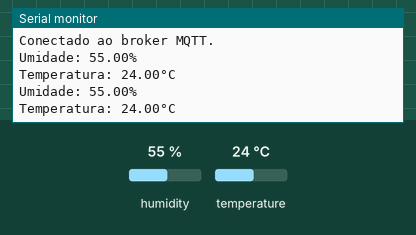
Simulated run of this sketch. Board: ESP32. On the bench: the last lines printed to the serial monitor. The test bench sets the inputs (shaded band); at power-on: humidity 55 %, temperature 24 °C. WiFi joins after 1.5 s; servers stay silent unless stated; no MQTT or app messages arrive unless stated.

Above: at 2.7 s.
2.8 s: humidity set to 22 %
At 4.1 s:
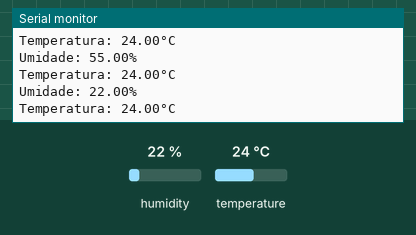
5.5 s: temperature set to 12 °C
At 7.3 s:
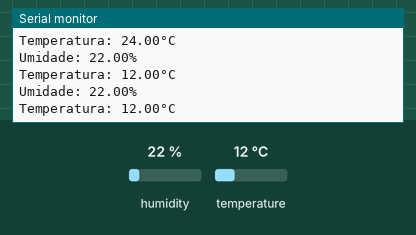
8.2 s: humidity set to 40 %
At 10.2 s:
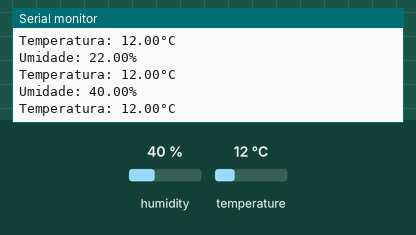
Timing chart, 0 to 11.7 s (numbered marks = the images above; inputs shaded):
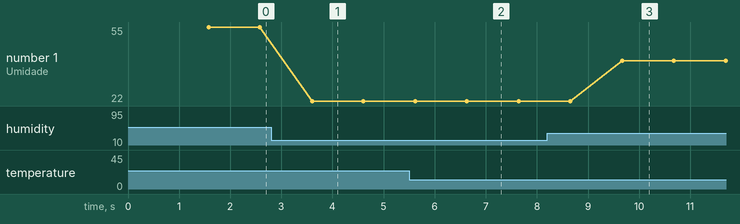

The sketch:

sensor.ino
```cpp
#include "DHT.h"
#include "WiFi.h"
#include "PubSubClient.h"

#define DHTPIN 23
#define DHTTYPE DHT11

// Configuração do DHT
DHT dht(DHTPIN, DHTTYPE);

// Configuração do WiFi e MQTT
WiFiClient wifiClient;
PubSubClient mqttClient(wifiClient);

const char *SSID = ".....";
const char *PWD = ".....";
const char *mqttServer = "192.168.1.10";
const int mqttPort = 1883;

// ID exclusivo do dispositivo
uint64_t chipid = ESP.getEfuseMac();

void setup() {
    Serial.begin(115200);
    Serial.println("Inicializando...");

    // Inicia o sensor DHT
    dht.begin();

    // Conecta ao WiFi
    wifi_connect(SSID, PWD);

    // Conecta ao MQTT
    mqtt_connect(mqttServer, mqttPort);
}

void wifi_connect(const char *SSID, const char *PWD) {
    WiFi.begin(SSID, PWD);

    while (WiFi.status() != WL_CONNECTED) {
        Serial.print(".");
        delay(500);
    }

    Serial.println("\nConectado ao WiFi.");
    Serial.println(WiFi.localIP());
}

void mqtt_connect(const char *server, int port) {
    mqttClient.setServer(server, port);

    while (!mqttClient.connected()) {
        Serial.println("Conectando ao MQTT...");
        if (mqttClient.connect("ESP32_DHT11")) {
            Serial.println("Conectado ao broker MQTT.");
        } else {
            Serial.println("Falha na conexão ao MQTT. Tentando novamente...");
            delay(5000);
        }
    }
}

void loop() {
    // Leitura dos sensores
    float humidity = dht.readHumidity(); //random(0, 100);
    float temperature = dht.readTemperature(); //random(10, 50);

    if (isnan(humidity) || isnan(temperature)) {
        Serial.println("Falha ao ler do sensor DHT!");
        return;
    }

    Serial.printf("Umidade: %.2f%%\n", humidity);
    Serial.printf("Temperatura: %.2f°C\n", temperature);

    // Reconexão ao MQTT, se necessário
    if (!mqttClient.connected()) {
        mqtt_connect(mqttServer, mqttPort);
    }
    mqttClient.loop();

    // Envia dados a cada 5 segundos
    static long last_time = 0;
    long now = millis();
    if (now - last_time > 5000) {
        char data[128] = {0};
        snprintf(data, 128, "{\"Id\":%llu,\"Temperature\":%.2f,\"Humidity\":%.2f}", chipid, temperature, humidity);
        mqttClient.publish("dht/data", data);
        last_time = now;
    }
    delay(1000);
}
```

Measured:
- after the input at 2.8 s, the serial monitor: prints a new line after 0.80 s (image 1)
- after the input at 5.5 s, the serial monitor: prints a new line after 0.12 s (image 2)
- after the input at 8.2 s, the serial monitor: prints a new line after 1.5 s (image 3)
- plotted number 1: 55 → 22 after the input at 2.8 s, 22 → 40 after the input at 8.2 s
